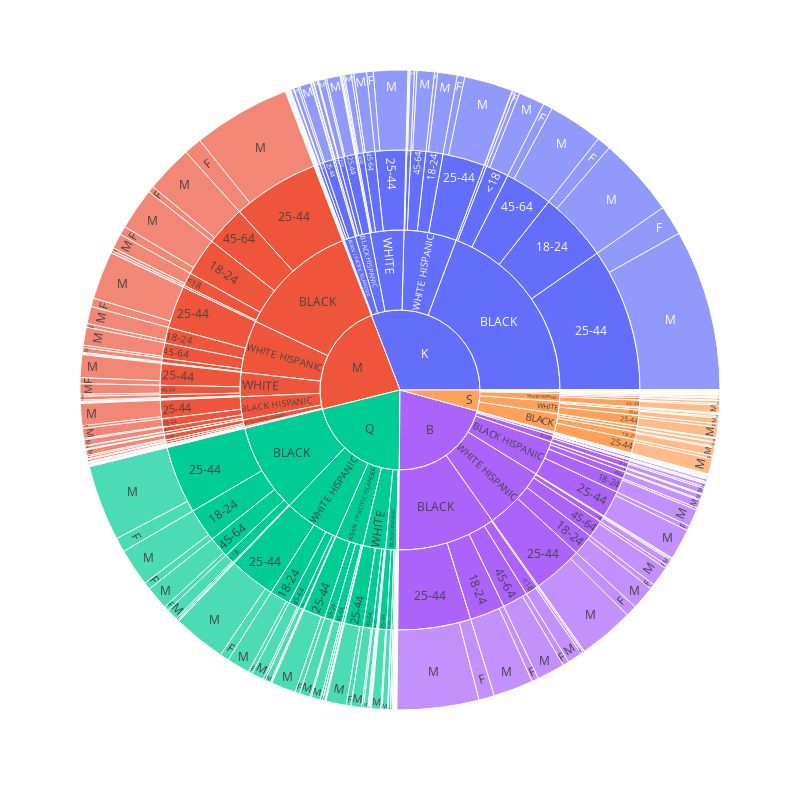

The cell this chart's notebook holds for it:
### Code cell
# Creating a chart to display the data.

fig = px.sunburst(law_cat_f, path=['ARREST_BORO', 'PERP_RACE', 'AGE_GROUP', 'PERP_SEX'], values='counts')

fig.update_layout(width=800, height=800)

fig.show()

### Figure 1 — Plotly figure (JSON) as saved in the notebook; plotly's stock layout.template omitted (floating-point values rounded to 4 significant figures; data arrays with more than 128 entries replaced by an {"elided": "..."} marker saying what was removed)
{"data": [{"branchvalues": "total", "domain": {"x": [0, 1], "y": [0, 1]}, "hovertemplate": "labels=%{label}<br>counts=%{value}<br>parent=%{parent}<br>id=%{id}<extra></extra>", "ids": {"elided": "547 str values"}, "labels": {"elided": "547 str values"}, "name": "", "parents": {"elided": "547 str values"}, "type": "sunburst", "values": {"elided": "547 int values"}}], "layout": {"height": 800, "legend": {"tracegroupgap": 0}, "margin": {"t": 60}, "width": 800}}
